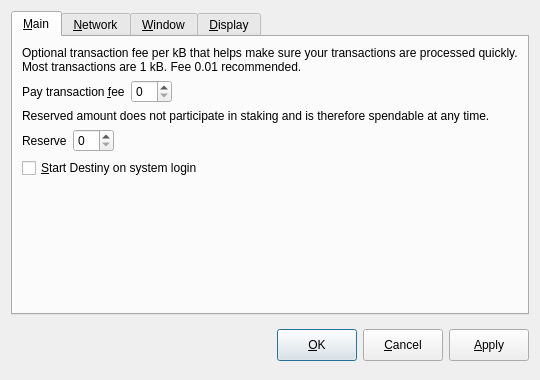
<?xml version="1.0" encoding="UTF-8"?>
<ui version="4.0">
 <class>OptionsDialog</class>
 <widget class="QDialog" name="OptionsDialog">
  <property name="geometry">
   <rect>
    <x>0</x>
    <y>0</y>
    <width>540</width>
    <height>380</height>
   </rect>
  </property>
  <property name="windowTitle">
   <string>Options</string>
  </property>
  <property name="modal">
   <bool>true</bool>
  </property>
  <layout class="QVBoxLayout" name="verticalLayout">
   <item>
    <widget class="QTabWidget" name="tabWidget">
     <property name="tabPosition">
      <enum>QTabWidget::North</enum>
     </property>
     <property name="currentIndex">
      <number>0</number>
     </property>
     <widget class="QWidget" name="tabMain">
      <attribute name="title">
       <string>&amp;Main</string>
      </attribute>
      <layout class="QVBoxLayout" name="verticalLayout_Main">
       <item>
        <widget class="QLabel" name="transactionFeeInfoLabel">
         <property name="text">
          <string>Optional transaction fee per kB that helps make sure your transactions are processed quickly. Most transactions are 1 kB. Fee 0.01 recommended.</string>
         </property>
         <property name="textFormat">
          <enum>Qt::PlainText</enum>
         </property>
         <property name="wordWrap">
          <bool>true</bool>
         </property>
        </widget>
       </item>
       <item>
        <layout class="QHBoxLayout" name="horizontalLayoutFee">
         <item>
          <widget class="QLabel" name="transactionFeeLabel">
           <property name="text">
            <string>Pay transaction &amp;fee</string>
           </property>
           <property name="textFormat">
            <enum>Qt::PlainText</enum>
           </property>
           <property name="buddy">
            <cstring>transactionFee</cstring>
           </property>
          </widget>
         </item>
         <item>
          <widget class="BitcoinAmountField" name="transactionFee"/>
         </item>
         <item>
          <spacer name="horizontalSpacerFee">
           <property name="orientation">
            <enum>Qt::Horizontal</enum>
           </property>
           <property name="sizeHint" stdset="0">
            <size>
             <width>40</width>
             <height>20</height>
            </size>
           </property>
          </spacer>
         </item>
        </layout>
       </item>
       <item>
        <widget class="QLabel" name="reserveBalanceInfoLabel">
         <property name="text">
          <string>Reserved amount does not participate in staking and is therefore spendable at any time.</string>
         </property>
         <property name="textFormat">
          <enum>Qt::PlainText</enum>
         </property>
         <property name="wordWrap">
          <bool>true</bool>
         </property>
        </widget>
       </item>
       <item>
        <layout class="QHBoxLayout" name="horizontalLayoutReserveBalance">
         <item>
          <widget class="QLabel" name="reserveBalanceLabel">
           <property name="text">
            <string>Reserve</string>
           </property>
           <property name="textFormat">
            <enum>Qt::PlainText</enum>
           </property>
           <property name="buddy">
            <cstring>reserveBalance</cstring>
           </property>
          </widget>
         </item>
         <item>
          <widget class="BitcoinAmountField" name="reserveBalance"/>
         </item>
         <item>
          <spacer name="horizontalSpacerReserveBalance">
           <property name="orientation">
            <enum>Qt::Horizontal</enum>
           </property>
           <property name="sizeHint" stdset="0">
            <size>
             <width>40</width>
             <height>20</height>
            </size>
           </property>
          </spacer>
         </item>
        </layout>
       </item>
       <item>
        <widget class="QCheckBox" name="bitcoinAtStartup">
         <property name="toolTip">
          <string>Automatically start Destiny after logging in to the system.</string>
         </property>
         <property name="text">
          <string>&amp;Start Destiny on system login</string>
         </property>
        </widget>
       </item>
       <item>
        <spacer name="verticalSpacer_Main">
         <property name="orientation">
          <enum>Qt::Vertical</enum>
         </property>
         <property name="sizeHint" stdset="0">
          <size>
           <width>20</width>
           <height>40</height>
          </size>
         </property>
        </spacer>
       </item>
      </layout>
     </widget>
     <widget class="QWidget" name="tabNetwork">
      <attribute name="title">
       <string>&amp;Network</string>
      </attribute>
      <layout class="QVBoxLayout" name="verticalLayout_Network">
       <item>
        <widget class="QCheckBox" name="mapPortUpnp">
         <property name="toolTip">
          <string>Automatically open the Destiny client port on the router. This only works when your router supports UPnP and it is enabled.</string>
         </property>
         <property name="text">
          <string>Map port using &amp;UPnP</string>
         </property>
        </widget>
       </item>
       <item>
        <widget class="QCheckBox" name="connectSocks">
         <property name="toolTip">
          <string>Connect to the Destiny network through a SOCKS5 proxy (e.g. when connecting through Tor).</string>
         </property>
         <property name="text">
          <string>&amp;Connect through SOCKS5 proxy:</string>
         </property>
        </widget>
       </item>
       <item>
        <layout class="QHBoxLayout" name="horizontalLayout_Network">
         <item>
          <widget class="QLabel" name="proxyIpLabel">
           <property name="text">
            <string>Proxy &amp;IP:</string>
           </property>
           <property name="textFormat">
            <enum>Qt::PlainText</enum>
           </property>
           <property name="buddy">
            <cstring>proxyIp</cstring>
           </property>
          </widget>
         </item>
         <item>
          <widget class="QValidatedLineEdit" name="proxyIp">
           <property name="maximumSize">
            <size>
             <width>140</width>
             <height>16777215</height>
            </size>
           </property>
           <property name="toolTip">
            <string>IP address of the proxy (e.g. 127.0.0.1)</string>
           </property>
          </widget>
         </item>
         <item>
          <widget class="QLabel" name="proxyPortLabel">
           <property name="text">
            <string>&amp;Port:</string>
           </property>
           <property name="textFormat">
            <enum>Qt::PlainText</enum>
           </property>
           <property name="buddy">
            <cstring>proxyPort</cstring>
           </property>
          </widget>
         </item>
         <item>
          <widget class="QLineEdit" name="proxyPort">
           <property name="maximumSize">
            <size>
             <width>55</width>
             <height>16777215</height>
            </size>
           </property>
           <property name="toolTip">
            <string>Port of the proxy (e.g. 9050)</string>
           </property>
          </widget>
         </item>
         <item>
          <spacer name="horizontalSpacer_Network">
           <property name="orientation">
            <enum>Qt::Horizontal</enum>
           </property>
           <property name="sizeHint" stdset="0">
            <size>
             <width>40</width>
             <height>20</height>
            </size>
           </property>
          </spacer>
         </item>
        </layout>
       </item>
       <item>
        <spacer name="verticalSpacer_Network">
         <property name="orientation">
          <enum>Qt::Vertical</enum>
         </property>
         <property name="sizeHint" stdset="0">
          <size>
           <width>20</width>
           <height>40</height>
          </size>
         </property>
        </spacer>
       </item>
      </layout>
     </widget>
     <widget class="QWidget" name="tabWindow">
      <attribute name="title">
       <string>&amp;Window</string>
      </attribute>
      <layout class="QVBoxLayout" name="verticalLayout_Window">
       <item>
        <widget class="QCheckBox" name="minimizeToTray">
         <property name="toolTip">
          <string>Show only a tray icon after minimizing the window.</string>
         </property>
         <property name="text">
          <string>&amp;Minimize to the tray instead of the taskbar</string>
         </property>
        </widget>
       </item>
       <item>
        <widget class="QCheckBox" name="minimizeOnClose">
         <property name="toolTip">
          <string>Minimize instead of exit the application when the window is closed. When this option is enabled, the application will be closed only after selecting Quit in the menu.</string>
         </property>
         <property name="text">
          <string>M&amp;inimize on close</string>
         </property>
        </widget>
       </item>
       <item>
        <spacer name="verticalSpacer_Window">
         <property name="orientation">
          <enum>Qt::Vertical</enum>
         </property>
         <property name="sizeHint" stdset="0">
          <size>
           <width>20</width>
           <height>40</height>
          </size>
         </property>
        </spacer>
       </item>
      </layout>
     </widget>
     <widget class="QWidget" name="tabDisplay">
      <attribute name="title">
       <string>&amp;Display</string>
      </attribute>
      <layout class="QVBoxLayout" name="verticalLayout_Display">
       <item>
        <layout class="QHBoxLayout" name="horizontalLayout_1_Display">
         <item>
          <widget class="QLabel" name="langLabel">
           <property name="text">
            <string>User Interface &amp;language:</string>
           </property>
           <property name="textFormat">
            <enum>Qt::PlainText</enum>
           </property>
           <property name="buddy">
            <cstring>lang</cstring>
           </property>
          </widget>
         </item>
         <item>
          <widget class="QValueComboBox" name="lang">
           <property name="toolTip">
            <string>The user interface language can be set here. This setting will take effect after restarting Destiny.</string>
           </property>
          </widget>
         </item>
        </layout>
       </item>
       <item>
        <layout class="QHBoxLayout" name="horizontalLayout_2_Display">
         <item>
          <widget class="QLabel" name="unitLabel">
           <property name="text">
            <string>&amp;Unit to show amounts in:</string>
           </property>
           <property name="textFormat">
            <enum>Qt::PlainText</enum>
           </property>
           <property name="buddy">
            <cstring>unit</cstring>
           </property>
          </widget>
         </item>
         <item>
          <widget class="QValueComboBox" name="unit">
           <property name="toolTip">
            <string>Choose the default subdivision unit to show in the interface and when sending coins.</string>
           </property>
          </widget>
         </item>
        </layout>
       </item>
       <item>
        <widget class="QCheckBox" name="coinControlFeatures">
         <property name="toolTip">
          <string>Whether to show coin control features or not.</string>
         </property>
         <property name="text">
          <string>Display coin &amp;control features (experts only!)</string>
         </property>
        </widget>
       </item>
       <item>
        <widget class="QCheckBox" name="minimizeCoinAge">
         <property name="toolTip">
          <string>Whether to select the coin outputs randomly or with minimal coin age.</string>
         </property>
         <property name="text">
          <string>Minimize weight consumption (experimental)</string>
         </property>
        </widget>
       </item>
       <item>
        <spacer name="verticalSpacer_Display">
         <property name="orientation">
          <enum>Qt::Vertical</enum>
         </property>
         <property name="sizeHint" stdset="0">
          <size>
           <width>20</width>
           <height>40</height>
          </size>
         </property>
        </spacer>
       </item>
      </layout>
     </widget>
    </widget>
   </item>
   <item>
    <layout class="QHBoxLayout" name="horizontalLayout_Buttons">
     <item>
      <spacer name="horizontalSpacer_1">
       <property name="orientation">
        <enum>Qt::Horizontal</enum>
       </property>
       <property name="sizeHint" stdset="0">
        <size>
         <width>40</width>
         <height>48</height>
        </size>
       </property>
      </spacer>
     </item>
     <item>
      <widget class="QLabel" name="statusLabel">
       <property name="font">
        <font>
         <weight>75</weight>
         <bold>true</bold>
        </font>
       </property>
       <property name="text">
        <string/>
       </property>
       <property name="textFormat">
        <enum>Qt::PlainText</enum>
       </property>
       <property name="wordWrap">
        <bool>true</bool>
       </property>
      </widget>
     </item>
     <item>
      <spacer name="horizontalSpacer_2">
       <property name="orientation">
        <enum>Qt::Horizontal</enum>
       </property>
       <property name="sizeHint" stdset="0">
        <size>
         <width>40</width>
         <height>48</height>
        </size>
       </property>
      </spacer>
     </item>
     <item>
      <widget class="QPushButton" name="okButton">
       <property name="sizePolicy">
        <sizepolicy hsizetype="Minimum" vsizetype="Fixed">
         <horstretch>0</horstretch>
         <verstretch>0</verstretch>
        </sizepolicy>
       </property>
       <property name="minimumSize">
        <size>
         <width>0</width>
         <height>32</height>
        </size>
       </property>
       <property name="maximumSize">
        <size>
         <width>16777215</width>
         <height>32</height>
        </size>
       </property>
       <property name="text">
        <string>&amp;OK</string>
       </property>
      </widget>
     </item>
     <item>
      <widget class="QPushButton" name="cancelButton">
       <property name="sizePolicy">
        <sizepolicy hsizetype="Minimum" vsizetype="Fixed">
         <horstretch>0</horstretch>
         <verstretch>0</verstretch>
        </sizepolicy>
       </property>
       <property name="minimumSize">
        <size>
         <width>0</width>
         <height>32</height>
        </size>
       </property>
       <property name="maximumSize">
        <size>
         <width>16777215</width>
         <height>32</height>
        </size>
       </property>
       <property name="text">
        <string>&amp;Cancel</string>
       </property>
       <property name="autoDefault">
        <bool>false</bool>
       </property>
      </widget>
     </item>
     <item>
      <widget class="QPushButton" name="applyButton">
       <property name="sizePolicy">
        <sizepolicy hsizetype="Minimum" vsizetype="Fixed">
         <horstretch>0</horstretch>
         <verstretch>0</verstretch>
        </sizepolicy>
       </property>
       <property name="minimumSize">
        <size>
         <width>0</width>
         <height>32</height>
        </size>
       </property>
       <property name="maximumSize">
        <size>
         <width>16777215</width>
         <height>32</height>
        </size>
       </property>
       <property name="text">
        <string>&amp;Apply</string>
       </property>
       <property name="autoDefault">
        <bool>false</bool>
       </property>
      </widget>
     </item>
    </layout>
   </item>
  </layout>
 </widget>
 <customwidgets>
  <customwidget>
   <class>BitcoinAmountField</class>
   <extends>QSpinBox</extends>
   <header>bitcoinamountfield.h</header>
   <container>1</container>
  </customwidget>
  <customwidget>
   <class>QValidatedLineEdit</class>
   <extends>QLineEdit</extends>
   <header>qvalidatedlineedit.h</header>
  </customwidget>
  <customwidget>
   <class>QValueComboBox</class>
   <extends>QComboBox</extends>
   <header>qvaluecombobox.h</header>
  </customwidget>
 </customwidgets>
 <resources/>
 <connections/>
</ui>
